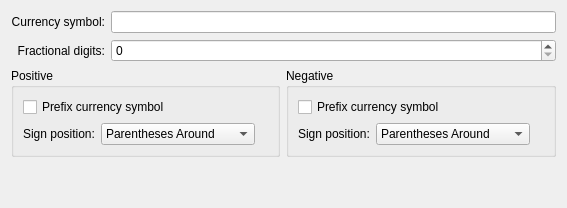
<?xml version="1.0" encoding="UTF-8"?>
<ui version="4.0">
 <class>KPlato::LocaleConfigMoney</class>
 <widget class="QWidget" name="KPlato::LocaleConfigMoney">
  <property name="geometry">
   <rect>
    <x>0</x>
    <y>0</y>
    <width>567</width>
    <height>208</height>
   </rect>
  </property>
  <layout class="QVBoxLayout" name="verticalLayout">
   <item>
    <layout class="QGridLayout" name="gridLayout">
     <item row="0" column="0">
      <widget class="QLabel" name="m_labMonCurSym">
       <property name="text">
        <string>Currency symbol:</string>
       </property>
       <property name="alignment">
        <set>Qt::AlignRight|Qt::AlignTrailing|Qt::AlignVCenter</set>
       </property>
      </widget>
     </item>
     <item row="0" column="1">
      <widget class="QLineEdit" name="m_edMonCurSym"/>
     </item>
     <item row="1" column="0">
      <widget class="QLabel" name="m_labMonFraDig">
       <property name="text">
        <string>Fractional digits:</string>
       </property>
       <property name="alignment">
        <set>Qt::AlignRight|Qt::AlignTrailing|Qt::AlignVCenter</set>
       </property>
      </widget>
     </item>
     <item row="1" column="1">
      <widget class="QSpinBox" name="m_inMonFraDig"/>
     </item>
    </layout>
   </item>
   <item>
    <layout class="QHBoxLayout" name="horizontalLayout">
     <item>
      <widget class="QGroupBox" name="m_positiveGB">
       <property name="title">
        <string>Positive</string>
       </property>
       <layout class="QVBoxLayout" name="_2">
        <item>
         <widget class="QCheckBox" name="m_chMonPosPreCurSym">
          <property name="text">
           <string>Prefix currency symbol</string>
          </property>
         </widget>
        </item>
        <item>
         <layout class="QHBoxLayout" name="_3">
          <item>
           <widget class="QLabel" name="m_labMonPosMonSignPos">
            <property name="text">
             <string>Sign position:</string>
            </property>
           </widget>
          </item>
          <item>
           <widget class="QComboBox" name="m_cmbMonPosMonSignPos">
            <item>
             <property name="text">
              <string>Parentheses Around</string>
             </property>
            </item>
            <item>
             <property name="text">
              <string>Before Quantity Money</string>
             </property>
            </item>
            <item>
             <property name="text">
              <string>After Quantity Money</string>
             </property>
            </item>
            <item>
             <property name="text">
              <string>Before Money</string>
             </property>
            </item>
            <item>
             <property name="text">
              <string>After Money</string>
             </property>
            </item>
           </widget>
          </item>
          <item>
           <spacer name="horizontalSpacer">
            <property name="orientation">
             <enum>Qt::Horizontal</enum>
            </property>
            <property name="sizeHint" stdset="0">
             <size>
              <width>40</width>
              <height>20</height>
             </size>
            </property>
           </spacer>
          </item>
         </layout>
        </item>
       </layout>
      </widget>
     </item>
     <item>
      <widget class="QGroupBox" name="m_negativeGB">
       <property name="title">
        <string>Negative</string>
       </property>
       <layout class="QVBoxLayout" name="_4">
        <item>
         <widget class="QCheckBox" name="m_chMonNegPreCurSym">
          <property name="text">
           <string>Prefix currency symbol</string>
          </property>
         </widget>
        </item>
        <item>
         <layout class="QHBoxLayout" name="_5">
          <item>
           <widget class="QLabel" name="m_labMonNegMonSignPos">
            <property name="text">
             <string>Sign position:</string>
            </property>
           </widget>
          </item>
          <item>
           <widget class="QComboBox" name="m_cmbMonNegMonSignPos">
            <item>
             <property name="text">
              <string>Parentheses Around</string>
             </property>
            </item>
            <item>
             <property name="text">
              <string>Before Quantity Money</string>
             </property>
            </item>
            <item>
             <property name="text">
              <string>After Quantity Money</string>
             </property>
            </item>
            <item>
             <property name="text">
              <string>Before Money</string>
             </property>
            </item>
            <item>
             <property name="text">
              <string>After Money</string>
             </property>
            </item>
           </widget>
          </item>
          <item>
           <spacer name="horizontalSpacer_2">
            <property name="orientation">
             <enum>Qt::Horizontal</enum>
            </property>
            <property name="sizeHint" stdset="0">
             <size>
              <width>40</width>
              <height>20</height>
             </size>
            </property>
           </spacer>
          </item>
         </layout>
        </item>
       </layout>
      </widget>
     </item>
    </layout>
   </item>
   <item>
    <spacer name="verticalSpacer">
     <property name="orientation">
      <enum>Qt::Vertical</enum>
     </property>
     <property name="sizeHint" stdset="0">
      <size>
       <width>20</width>
       <height>40</height>
      </size>
     </property>
    </spacer>
   </item>
  </layout>
 </widget>
 <resources/>
 <connections/>
</ui>
